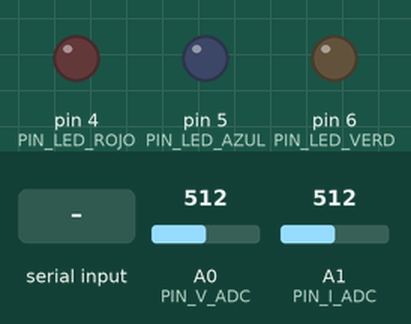
Recording of a sketch running on a simulated Arduino Nano, built with avr-gcc and run on an emulated ATmega328P. On the bench: output pins drawn as LEDs (lit = HIGH). The test bench sets the inputs (shaded band); at power-on: A0 (PIN_V_ADC) = 512, A1 (PIN_I_ADC) = 512. What the sketch prints to the serial monitor is not drawn.

Above: at 1.8 s.
1.9 s: "t" received over Serial
At 2.4 s:
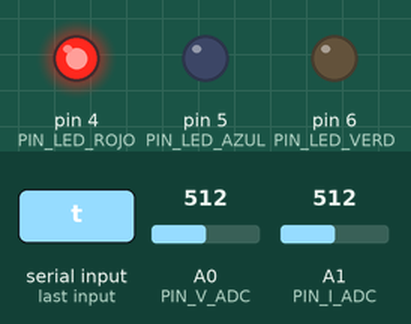
At 3.6 s:
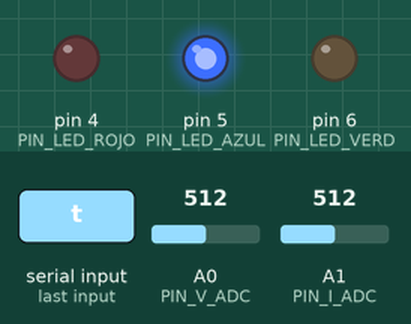
4.9 s: "T" received over Serial
At 5.6 s:
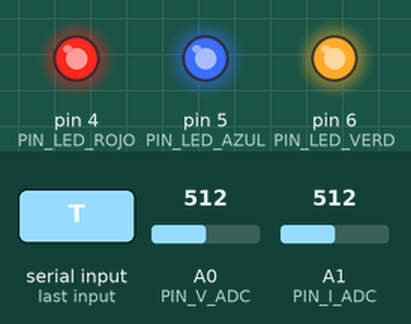
Timing chart, 0 to 11.4 s (numbered marks = the images above; inputs shaded):
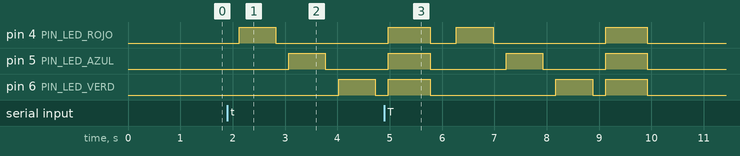

Measured:
- after the input at 1.9 s, pin 4 (PIN_LED_ROJO): LOW → HIGH after 0.22 s, → LOW 0.70 s later; pin 5 (PIN_LED_AZUL): LOW → HIGH after 1.2 s, → LOW 0.70 s later; pin 6 (PIN_LED_VERD): LOW → HIGH after 2.1 s, → LOW 0.70 s later

The sketch:

POWERGuard_Firmware.ino
```cpp
/*
 * ============================================================================
 * PROYECTO: POWERGuard - Prueba de Hardware y Adquisición de FP Verdadero
 * EQUIPO: PowerGuard 5 (Diana Carballo, Emma Palacios, Eduardo Figueroa, Juan Pablo Ramírez)
 * INSTITUCIÓN: Instituto Kriete de Ingeniería y Ciencias - Circuitos Eléctricos
 * MICROCONTROLADOR: Arduino Nano (ATmega328P, 5V, ADC 10 bits)
 * ============================================================================
 * CONEXIONES VERIFICADAS SEGÚN ESQUEMÁTICO:
 *  - A0: Sensor de Tensión (Transformador 120/12V -> Divisor 100k/10k + VB 2.5V)
 *  - A1: Sensor de Corriente (ACS712-30A, sensibilidad 66 mV/A, centro 2.5V)
 *  - D4: Paso 1 -> LED ROJO  + MOC3063 (U3) + BTA16 (TR1) -> C1 = 15 uF (81.4 VAR)
 *  - D5: Paso 2 -> LED AZUL  + MOC3063 (U4) + BTA16 (TR2) -> C2 = 30 uF (162.9 VAR)
 *  - D6: Paso 3 -> LED VERDE + MOC3063 (U5) + BTA16 (TR3) -> C3 = 60 uF (325.7 VAR)
 * ============================================================================
 * CONDICIÓN EXPERIMENTAL DE BANCO (LABORATORIO REAL):
 *  - Carga: Motor WEG W01 0.5 HP (115V AC, 60 Hz) en VACÍO CONTINUO.
 *  - FP sin compensar: 0.18 - 0.20 (P ≈ 120-140 W, Q ≈ 600-650 VAR inductivo puro).
 *  - Picos de arranque (Inrush): 10 A a 15 A (soportados linealmente por ACS712-30A).
 *  - El banco de 105 uF compensa hasta 570 VAR, elevando el FP a > 0.95 y
 *    reduciendo la corriente eficaz de red de ~5.5 A a ~1.2 A (>75% de alivio).
 * ============================================================================
 */

#include <math.h>

// --- DEFINICIÓN DE PINES ---
const uint8_t PIN_V_ADC    = A0; // Entrada tensión aislada
const uint8_t PIN_I_ADC    = A1; // Entrada corriente ACS712-30A
const uint8_t PIN_LED_ROJO = 4;  // D4 -> C1 = 15 uF
const uint8_t PIN_LED_AZUL = 5;  // D5 -> C2 = 30 uF
const uint8_t PIN_LED_VERD = 6;  // D6 -> C3 = 60 uF

const uint8_t STEP_PINS[3] = {PIN_LED_ROJO, PIN_LED_AZUL, PIN_LED_VERD};
const float   STEP_UF[3]   = {15.0, 30.0, 60.0};

// --- PARÁMETROS DE MUESTREO (32 muestras/ciclo a 60 Hz) ---
const float    FREQ_RED         = 60.0;
const uint16_t MUESTRAS_CICLO   = 32;
const uint16_t CICLOS_VENTANA   = 10;
const uint16_t N_TOTAL          = MUESTRAS_CICLO * CICLOS_VENTANA; // 320 muestras
const uint8_t  SHIFT_90_GRADOS  = MUESTRAS_CICLO / 4;              // 8 muestras (N/4)
const uint32_t PERIODO_MUESTRA_US = 521; // 1 / (60 Hz * 32) = 520.83 us

// --- CONSTANTES DE CALIBRACIÓN HARDWARE ---
// Relación teórica T1 (120V/12V = 10) * Divisor (100k+10k)/10k = 11 -> Factor = 110.0
// Ajustar CALIB_V midiendo un foco incandescente con multímetro
float CALIB_V = 110.0;

// ACS712-30A: 66 mV/A -> 1 / 0.066 = 15.1515 A/V
float CALIB_I = 15.1515;

// --- TEMPORIZADORES DE SEGURIDAD (Sección 8 de la Propuesta) ---
const uint32_t TIEMPO_BLOQUEO_DESCARGA_MS = 30000UL; // 30 segundos (tau = 6s para 60uF con R=100k)
bool stepState[3] = {false, false, false};
uint32_t lastOffTime[3] = {0, 0, 0};

// Offsets de tierra virtual VB (~512 cuentas = 2.50 V)
float offsetV = 512.0;
float offsetI = 512.0;
bool jsonMode = true; // Por defecto habilitado para comunicación con Dashboard

void calibrarOffsets() {
  long sumV = 0, sumI = 0;
  for (int k = 0; k < 400; k++) {
    sumV += analogRead(PIN_V_ADC);
    sumI += analogRead(PIN_I_ADC);
    delayMicroseconds(500);
  }
  offsetV = sumV / 400.0;
  offsetI = sumI / 400.0;
}

void setStep(uint8_t idx, bool state, bool bypassLock = false) {
  if (idx > 2) return;
  if (state && !stepState[idx]) {
    // Verificar bloqueo de 30s antes de reconectar un capacitor
    uint32_t elapsed = millis() - lastOffTime[idx];
    if (!bypassLock && lastOffTime[idx] != 0 && elapsed < TIEMPO_BLOQUEO_DESCARGA_MS) {
      if (!jsonMode) {
        Serial.print(F("[BLOQUEO SEGURIDAD] Paso "));
        Serial.print(idx + 1);
        Serial.print(F(" descargando. Faltan "));
        Serial.print((TIEMPO_BLOQUEO_DESCARGA_MS - elapsed) / 1000.0, 1);
        Serial.println(F(" s"));
      }
      return;
    }
    stepState[idx] = true;
    digitalWrite(STEP_PINS[idx], HIGH);
  } else if (!state && stepState[idx]) {
    stepState[idx] = false;
    digitalWrite(STEP_PINS[idx], LOW);
    lastOffTime[idx] = millis();
  }
}

void apagarTodo() {
  for (uint8_t i = 0; i < 3; i++) setStep(i, false, true);
}

void testSecuenciaLEDs() {
  if (!jsonMode) Serial.println(F("\n--- INICIANDO TEST DE LEDS Y OPTOTRIACS (D4, D5, D6) ---"));
  apagarTodo();
  const char* nombres[3] = {"LED ROJO (D4 - C1 15uF)", "LED AZUL (D5 - C2 30uF)", "LED VERDE (D6 - C3 60uF)"};
  for (uint8_t i = 0; i < 3; i++) {
    if (!jsonMode) { Serial.print(F("Encendiendo: ")); Serial.println(nombres[i]); }
    digitalWrite(STEP_PINS[i], HIGH);
    delay(700);
    digitalWrite(STEP_PINS[i], LOW);
    delay(250);
  }
  if (!jsonMode) Serial.println(F("Encendiendo los 3 LEDs simultaneamente..."));
  for (uint8_t i = 0; i < 3; i++) digitalWrite(STEP_PINS[i], HIGH);
  delay(800);
  for (uint8_t i = 0; i < 3; i++) digitalWrite(STEP_PINS[i], LOW);
  if (!jsonMode) Serial.println(F("--- TEST FINALIZADO ---\n"));
}

void setup() {
  Serial.begin(115200);
  for (uint8_t i = 0; i < 3; i++) {
    pinMode(STEP_PINS[i], OUTPUT);
    digitalWrite(STEP_PINS[i], LOW); // Arranque seguro en LOW
  }

  delay(300);
  calibrarOffsets();

  // Encabezado diagnóstico inicial
  Serial.println(F("=========================================================="));
  Serial.println(F(" POWERGuard 5 - Diagnostico de Hardware y Medicion FP"));
  Serial.println(F(" Instituto Kriete de Ingenieria y Ciencias - Circuitos"));
  Serial.println(F(" Comandos: [t] Test LEDs | [1/2/3] Toggle Paso | [0] OFF"));
  Serial.println(F("           [c] Calibrar VB 2.5V | [j] Modo JSON Dashboard"));
  Serial.println(F("=========================================================="));
  Serial.print(F("Offsets iniciales -> VB_A0: ")); Serial.print(offsetV * (5.0 / 1023.0), 3);
  Serial.print(F(" V | VB_A1: ")); Serial.print(offsetI * (5.0 / 1023.0), 3); Serial.println(F(" V\n"));
}

void loop() {
  // 1. Leer comandos del Monitor Serie o Dashboard Web Serial
  if (Serial.available() > 0) {
    char cmd = Serial.read();
    if (cmd == 't' || cmd == 'T') testSecuenciaLEDs();
    else if (cmd == '1') setStep(0, !stepState[0]);
    else if (cmd == '2') setStep(1, !stepState[1]);
    else if (cmd == '3') setStep(2, !stepState[2]);
    else if (cmd == '0') apagarTodo();
    else if (cmd == 'c' || cmd == 'C') { calibrarOffsets(); }
    else if (cmd == 'j' || cmd == 'J') { jsonMode = !jsonMode; }
  }

  // 2. Adquisición de 320 muestras (10 ciclos a 60 Hz)
  float vBuffer[SHIFT_90_GRADOS] = {0}; // Buffer circular para v[k - N/4]
  uint8_t bufIdx = 0;

  double sumV2 = 0.0;
  double sumI2 = 0.0;
  double sumP  = 0.0;
  double sumQ  = 0.0;

  uint32_t tNext = micros();

  for (uint16_t k = 0; k < N_TOTAL; k++) {
    while ((int32_t)(micros() - tNext) < 0) {
      // Espera precisa para fs = 1920 Hz (520.83 us por muestra)
    }
    tNext += PERIODO_MUESTRA_US;

    int rawV = analogRead(PIN_V_ADC);
    int rawI = analogRead(PIN_I_ADC);

    // Convertir cuentas ADC (0-1023) a Voltios y Amperios instantáneos sin componente DC
    float vInst = ((rawV - offsetV) * (5.0 / 1023.0)) * CALIB_V;
    float iInst = ((rawI - offsetI) * (5.0 / 1023.0)) * CALIB_I;

    // Recuperar v[k - N/4] (desfasada 90 grados) para potencia reactiva con signo
    float vDelayed = vBuffer[bufIdx];
    vBuffer[bufIdx] = vInst;
    bufIdx = (bufIdx + 1) % SHIFT_90_GRADOS;

    sumV2 += (double)vInst * vInst;
    sumI2 += (double)iInst * iInst;
    sumP  += (double)vInst * iInst;
    if (k >= SHIFT_90_GRADOS) {
      sumQ += (double)vDelayed * iInst;
    }
  }

  // 3. Cálculos según Ecuaciones de la Sección 4
  float vRms = sqrt(sumV2 / N_TOTAL);
  float iRms = sqrt(sumI2 / N_TOTAL);
  float pAct = sumP / N_TOTAL;
  float qRea = sumQ / (N_TOTAL - SHIFT_90_GRADOS);
  float sApp = vRms * iRms;

  float fp = (sApp > 1.0) ? (fabs(pAct) / sApp) : 1.0;
  if (fp > 1.0) fp = 1.0;

  float phiDeg = acos(fp) * (180.0 / PI);
  bool esCapacitivo = (qRea < -5.0); // Q < 0 indica adelanto (sobrecompensación)

  // Cálculo de capacitancia requerida para meta FP2 = 0.97 (tan(14.07°) = 0.2506)
  float qcReq = 0.0;
  float cReq_uF = 0.0;
  if (!esCapacitivo && fp < 0.95 && pAct > 10.0) {
    float phi1Rad = acos(fp);
    qcReq = pAct * (tan(phi1Rad) - 0.2506);
    float omega = 2.0 * PI * FREQ_RED;
    if (vRms > 50.0) {
      cReq_uF = (qcReq / (omega * vRms * vRms)) * 1e6;
    }
  }

  // Calcular tiempo restante de bloqueo de descarga (segundos)
  float remLock[3] = {0, 0, 0};
  for (uint8_t i = 0; i < 3; i++) {
    if (!stepState[i] && lastOffTime[i] != 0) {
      uint32_t el = millis() - lastOffTime[i];
      if (el < TIEMPO_BLOQUEO_DESCARGA_MS) {
        remLock[i] = (TIEMPO_BLOQUEO_DESCARGA_MS - el) / 1000.0;
      }
    }
  }

  // 4. Salida por Puerto Serie
  if (jsonMode) {
    Serial.print(F("{\"v\":")); Serial.print(vRms, 2);
    Serial.print(F(",\"i\":")); Serial.print(iRms, 2);
    Serial.print(F(",\"p\":")); Serial.print(pAct, 1);
    Serial.print(F(",\"q\":")); Serial.print(qRea, 1);
    Serial.print(F(",\"s\":")); Serial.print(sApp, 1);
    Serial.print(F(",\"fp\":")); Serial.print(fp, 3);
    Serial.print(F(",\"phi\":")); Serial.print(phiDeg, 1);
    Serial.print(F(",\"cap\":")); Serial.print(esCapacitivo ? 1 : 0);
    Serial.print(F(",\"qc_req\":")); Serial.print(qcReq, 1);
    Serial.print(F(",\"c_req\":")); Serial.print(cReq_uF, 1);
    Serial.print(F(",\"leds\":["));
    Serial.print(stepState[0] ? 1 : 0); Serial.print(',');
    Serial.print(stepState[1] ? 1 : 0); Serial.print(',');
    Serial.print(stepState[2] ? 1 : 0); Serial.print(F("],\"lock\":["));
    Serial.print(remLock[0], 1); Serial.print(',');
    Serial.print(remLock[1], 1); Serial.print(',');
    Serial.print(remLock[2], 1); Serial.println(F("]}"));
  } else {
    Serial.print(F("Vrms: ")); Serial.print(vRms, 1); Serial.print(F(" V | "));
    Serial.print(F("Irms: ")); Serial.print(iRms, 2); Serial.print(F(" A | "));
    Serial.print(F("P: ")); Serial.print(pAct, 1); Serial.print(F(" W | "));
    Serial.print(F("Q: ")); Serial.print(qRea, 1); Serial.print(F(" VAR | "));
    Serial.print(F("FP: ")); Serial.print(fp, 3);
    Serial.print(esCapacitivo ? F(" (ADELANTO) | ") : F(" (ATRASO)   | "));
    Serial.print(F("C_req: ")); Serial.print(cReq_uF, 1); Serial.print(F(" uF | LEDs [R,A,V]: ["));
    Serial.print(stepState[0]); Serial.print(',');
    Serial.print(stepState[1]); Serial.print(',');
    Serial.print(stepState[2]); Serial.println(F("]"));
  }

  delay(330); // Completar ventana de actualización cada ~500 ms
}
```
